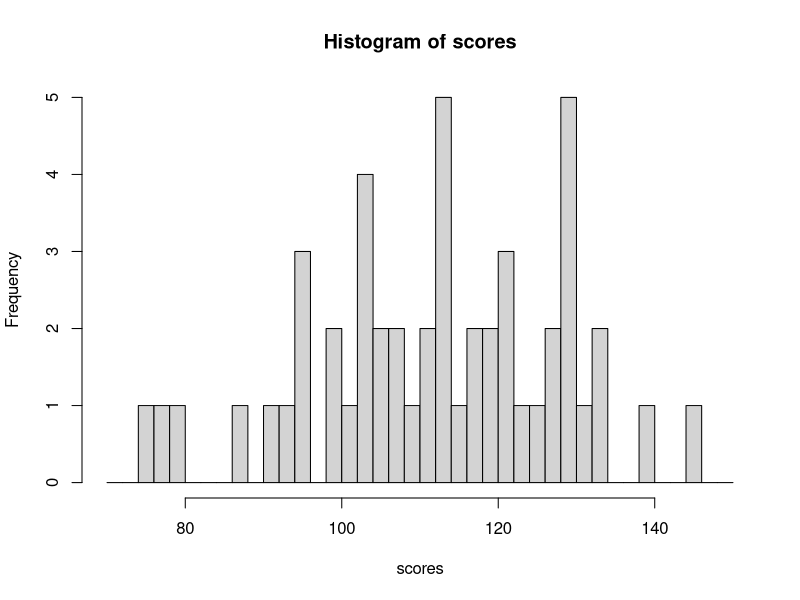

Source code (R): (Note: this script raises an error after producing the figure.)
#1
1 - pnorm(2.15)

#2
pnorm(.22) -  pnorm(-1.46)

#3
qnorm(.3)

#4
qnorm(.05)
qnorm(.95)

#5
pnorm(30,25,3)

#6
pnorm(27,25,3) - pnorm(22,25,3)

#7
pnorm(160, 157, 7) - pnorm(150, 157, 7)

#8
qnorm(.8, 157, 7)

#9
scores <- c(118,127,112,121,78,112,131,133,98,133,113,119,107,103,94,106,121,98,114,144,109,128,112,123,138,86,127,100,105,116,124,110,129,104,112,129,103,102,77,92,110,128,75,102,128,94,94,120,116,90)
table(scores)

#10
boundaries <- seq(70, 150, by = 2)
scores.cut <- cut(scores, boundaries, right = FALSE) #interval closed on left
scores.freq <- table(scores.cut)
hist(scores, breaks = boundaries, right = FALSE)

#12
epa2012
boxplot(epa2012$city_mpg ~ epa2012$transmission)

#13
automatic = epa2012$city_mpg[epa2012$transmission_desc == 'Automatic']
manual = epa2012$city_mpg[epa2012$transmission_desc == 'Manual']
print('summary stats')
print('automatic')
summary(automatic)
mean(automatic)
sd(automatic)
length(automatic)

print('manual')
summary(manual)
mean(manual)
sd(manual)
length(manual)

#14
auto_bound <- seq(9, 128, 2)
man_bound <- seq(10, 35, 5)

hist(automatic, breaks = auto_bound, right = FALSE, xlab = "mpg")
hist(manual, breaks = man_bound, right = FALSE, xlab = "mpg")

